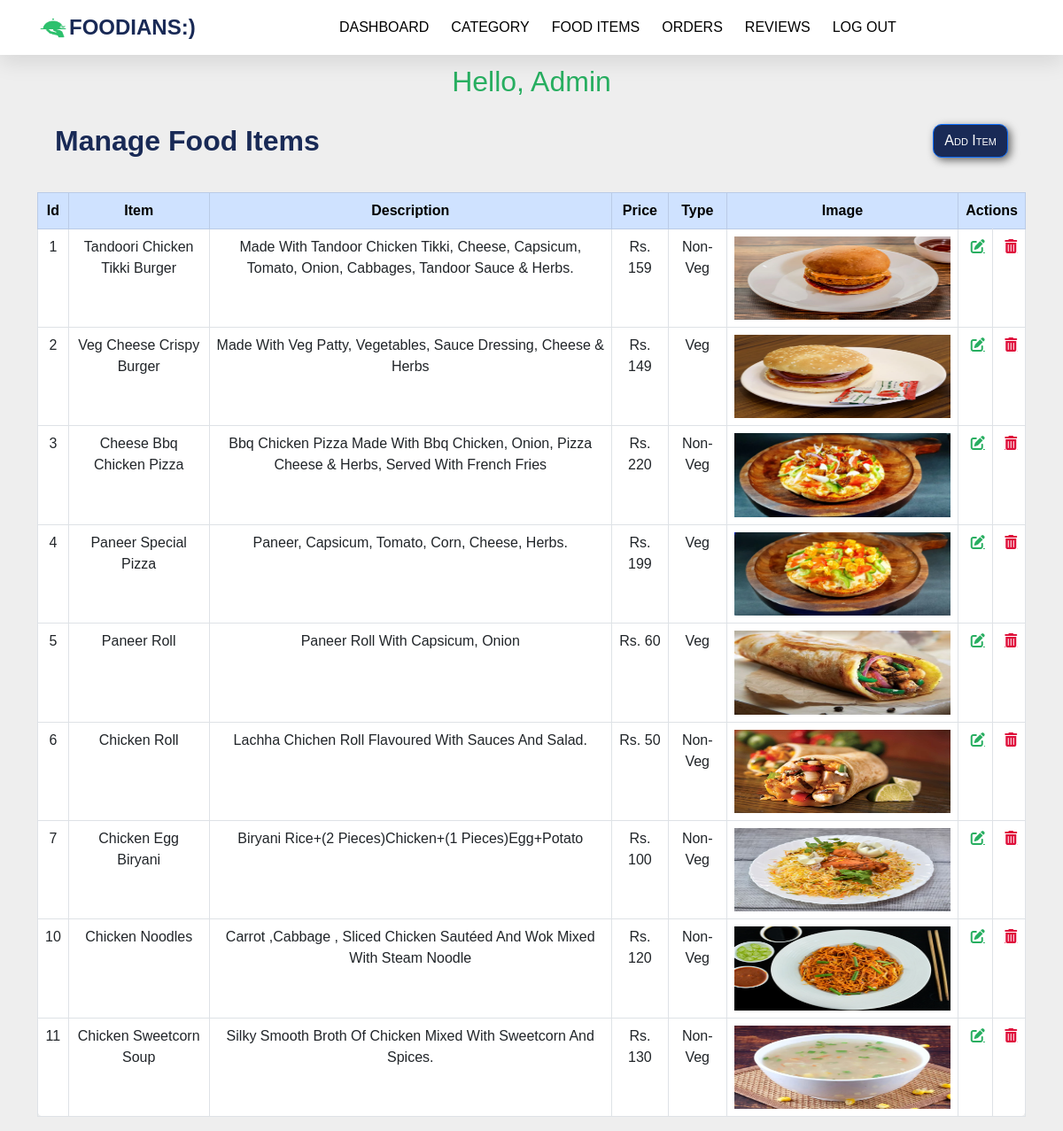
Screenshot of /admin/dashboard.php?items (signed in) with the database file from the repository.
### tables this page shows
CREATE TABLE `item` (
  `item_id` int(20) NOT NULL,
  `item_name` varchar(50) NOT NULL,
  `category_id` int(20) NOT NULL,
  `item_description` longtext NOT NULL,
  `price` varchar(20) NOT NULL,
  `item_type` varchar(20) NOT NULL,
  `item_image` varchar(255) NOT NULL
);

### admin/items.php (the view, shortened to what this page needs)
<div class="container">
    <div class="d-flex justify-content-between">
        <div class="p-2"><h2>Manage Food Items<h2></div>
        <div class="p-2"><a href="dashboard.php?items?add_item" class="btn btn-primary">Add Item</a></div>
    </div>
</div>
<div class="tbl-content">
    <table class="table table-bordered table-hover">
        <thead class="table-primary">
            <tr>
                <th scope="col">Id</th>
                <th scope="col">Item</th>
                <th scope="col">Description</th>
                <th scope="col">Price</th>
                <th scope="col">Type</th>
                <th scope="col">Image</th>
                <th scope="col" colspan='2'>Actions</th>
            </tr>
        </thead>
        <tbody>
            <?php
                include '../connection/connection.php';
                $select_query = "select * from item";
                $query = mysqli_query($con, $select_query);
                while($data = mysqli_fetch_assoc($query)){
                    ?>
                    <tr>
                        <td><?php echo $data['item_id'] ?></td>
                        <td><?php echo $data['item_name'] ?></td>
                        <td><?php echo $data['item_description'] ?></td>
                        <td>Rs. <?php echo $data['price'] ?></td>
                        <td><?php echo $data['item_type'] ?></td>
                        <td width="261.71px" height="111.39px"><img src="<?php echo $data['item_image']?>" width="100%" height="100%"></td>
                        <td><a class="fa-solid fa-pen-to-square" href="update_item.php?id= <?php echo $data['item_id']; ?>"></a></td>
                        <td><a class="fa-solid fa-trash-can" href="delete_item.php?id=<?php echo $data['item_id']; ?>"></a></td>
                    </tr>
                    <?php
                }
            ?>
        </tbody>
    </table>
</div>

### admin/dashboard.php (shortened to what this page needs)
<!doctype html>
<html lang="en">
<head>
    <link href="https://cdn.jsdelivr.net/npm/bootstrap@5.2.0-beta1/dist/css/bootstrap.min.css" rel="stylesheet">
	<link rel="stylesheet" href="https://cdnjs.cloudflare.com/ajax/libs/font-awesome/6.1.1/css/all.min.css">
    <link rel="stylesheet" type="text/css" href="../css/admin.css">
</head>
<body>
    <nav class="navbar navbar-expand-lg bg-white sticky-top">
        <div class="container">
            <a class="navbar-brand" href="#"><img src="../image/logo.png" alt="logo" width="32" height="25" class="d-inline-block align-text-top logo">FOODIANS:)</a>
            <div class="collapse navbar-collapse" id="navbarNav">
                <ul class="navbar-nav">
                    <li class="nav-item">
                      <a class="nav-link" href="dashboard.php">DASHBOARD</a>
                    </li>
                    <li class="nav-item">
                      <a class="nav-link" href="dashboard.php?category">CATEGORY</a>
                    </li>
                    <li class="nav-item">
                      <a class="nav-link" href="dashboard.php?items">FOOD ITEMS</a>
                    </li>
                    <li class="nav-item">
                      <a class="nav-link" href="dashboard.php?order">ORDERS</a>
                    </li>
                    <li class="nav-item">
                      <a class="nav-link" href="dashboard.php?review">REVIEWS</a>
                    </li>
                    <li class="nav-item">
                      <a class="nav-link" href="dashboard.php?logout">LOG OUT</a>
                    </li>
                </ul>
            </div>
        </div>
    </nav>
	<div class="admin-name">
		<p>Hello, <?php echo $_SESSION['admin_name'];?></p>
	</div>
    <div class="container">
        <?php
            if(isset($_GET['items'])){
                include 'items.php';
            }
        ?>
    </div>
</body>
</html>

### css/admin.css (style rules this page uses)
* { font-family: 'Nunito', sans-serif; margin: 0; padding: 0; box-sizing: border-box; text-decoration: none; outline: none; border: none; text-transform: capitalize; transition: all .2s linear; }
body { background: #eee; }
.logo { text-align: center; font-size: 2.5rem; font-weight: bolder; color: #192a56; margin: 2px; }
.btn { border-radius: 10px; background: #192a56; font-variant: small-caps; box-shadow: 3px 3px 10px 0px rgb(102, 102, 102); }
.sticky-top { box-shadow:0 .5rem 1.5rem rgba(0,0,0,.1) ; }
.navbar-brand { color: #192a56; font-size: 1.5rem; font-weight: bolder; }
.nav-item { margin-inline: 1.2mm; }
.navbar-collapse { display: flex; justify-content: center; }
.nav-link { border-radius: .5rem; padding: .5rem 1.5rem; transition-duration: .3s; color: Black; }
.admin-name { text-align: center; font-size: 2rem; color: #27ae60; margin: 6px; }
.d-flex h2 { font-weight: bold; color: #192a56; }
.tbl-content { background: #fff; border-radius: 8px; text-align: center; margin-top: 2%; }
.fa-pen-to-square { color:#27ae60; padding: 3% 25% 3% 25%; border-radius: 8px; }
.fa-trash-can { color:#df113c; padding: 3% 25% 3% 25%; border-radius: 8px; }

### rows the page displays
item: item_id "1", item_name "Tandoori Chicken Tikki Burger", item_description "Made With Tandoor Chicken Tikki, Cheese, Capsicum, Tomato, Onion, Cabbages, Tandoor Sauce & Herbs.", price "159", item_type "Non-Veg", item_image (picture)
item: item_id "2", item_name "Veg Cheese Crispy Burger", item_description "Made With Veg Patty, Vegetables, Sauce Dressing, Cheese & Herbs", price "149", item_type "Veg", item_image (picture)
item: item_id "3", item_name "Cheese Bbq Chicken Pizza", item_description "Bbq Chicken Pizza Made With Bbq Chicken, Onion, Pizza Cheese & Herbs, Served With French Fries", price "220", item_type "Non-Veg", item_image (picture)
item: item_id "4", item_name "Paneer Special Pizza", item_description "Paneer, Capsicum, Tomato, Corn, Cheese, Herbs.", price "199", item_type "Veg", item_image (picture)
item: item_id "5", item_name "Paneer Roll", item_description "Paneer Roll With Capsicum, Onion", price "60", item_type "Veg", item_image (picture)
item: item_id "6", item_name "Chicken Roll", item_description "Lachha Chichen Roll Flavoured With Sauces And Salad.", price "50", item_type "Non-Veg", item_image (picture)
item: item_id "7", item_name "Chicken Egg Biryani", item_description "Biryani Rice+(2 Pieces)Chicken+(1 Pieces)Egg+Potato", price "100", item_type "Non-Veg", item_image (picture)
item: item_id "10", item_name "Chicken Noodles", item_description "Carrot ,cabbage , Sliced Chicken Sautéed And Wok Mixed With Steam Noodle", price "120", item_type "Non-Veg", item_image (picture)
item: item_id "11", item_name "Chicken Sweetcorn Soup", item_description "Silky Smooth Broth Of Chicken Mixed With Sweetcorn And Spices.", price "130", item_type "Non-Veg", item_image (picture)

### other values shown
$_SESSION['admin_name'] "Admin"
